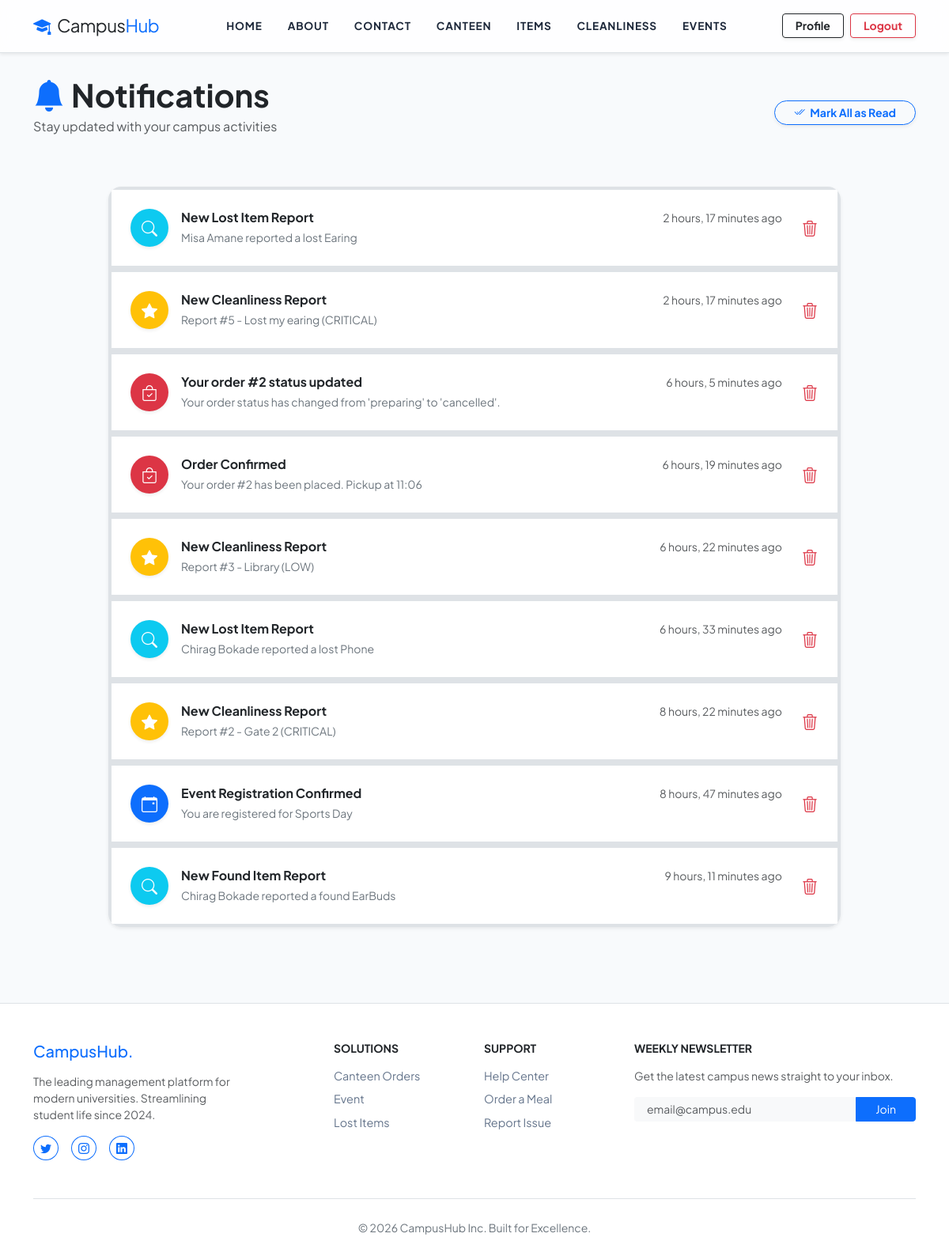
Screenshot of /notifications/?mark_read=1 (signed in) with the database file from the repository.
### notifications/models.py (models this page shows, shortened)
class Notification(models.Model):
    NOTIFICATION_TYPES = [
        ('order', 'Order Update'),
        ('event', 'Event Notification'),
        ('cleanliness', 'Cleanliness Report'),
        ('lost_found', 'Lost & Found'),
        ('general', 'General Announcement'),
    ]
    user = models.ForeignKey(User, on_delete=models.CASCADE)
    title = models.CharField(max_length=200)
    message = models.TextField()
    notification_type = models.CharField(max_length=20, choices=NOTIFICATION_TYPES)
    is_read = models.BooleanField(default=False)
    created_at = models.DateTimeField(auto_now_add=True)
    related_order = models.ForeignKey('canteen.FoodOrder', on_delete=models.SET_NULL, null=True, blank=True)
    related_event = models.ForeignKey('events.Event', on_delete=models.SET_NULL, null=True, blank=True)
    related_report = models.ForeignKey('cleanliness.CleanlinessReport', on_delete=models.SET_NULL, null=True, blank=True)
    related_item = models.ForeignKey('lostandfound.LostAndFound', on_delete=models.SET_NULL, null=True, blank=True)
    class Meta:
        app_label = 'notifications'
        ordering = ['-created_at']
        verbose_name = 'Notification'
        verbose_name_plural = 'Notifications'

### notifications/views.py (the view)
# urls.py: path('notifications/', include('notifications.urls')),
@login_required
def notifications(request):
    user_notifications = Notification.objects.filter(user=request.user)
    if request.GET.get('mark_read'):
        user_notifications.update(is_read=True)
    context = {
        'notifications': user_notifications,
    }
    return render(request, 'notifications/list.html', context)

### templates/notifications/list.html (shortened to what this page needs)
{% extends 'core/base.html' %}
{% load static %}
{% block content %}
<div class="container py-5">
    <div class="row mb-5 align-items-center g-3">
        <div class="col-md-8">
            <h1 class="fw-bolder mb-1">
                <i class="bi bi-bell-fill text-primary me-2"></i>Notifications
            </h1>
            <p class="text-muted">Stay updated with your campus activities</p>
        </div>
        <div class="col-md-4 text-md-end">
            {% if notifications %}
            <a href="?mark_read=1" class="btn btn-outline-primary rounded-pill fw-bold btn-sm px-4 shadow-sm">
                <i class="bi bi-check2-all me-1"></i> Mark All as Read
            </a>
            {% endif %}
        </div>
    </div>
    <div class="row">
        <div class="col-lg-10 mx-auto">
            {% if notifications %}
            <div class="card border-0 shadow-sm rounded-4 overflow-hidden">
                <div class="list-group list-group-flush">
                    {% for notification in notifications %}
                    <div
                        class="list-group-item p-4 border-start border-4
                                {% if not notification.is_read %}bg-primary bg-opacity-10 border-primary{% else %}bg-white border-transparent{% endif %}">
                        <div class="row align-items-center g-3">
                            <div class="col-auto">
                                <div class="rounded-circle d-flex align-items-center justify-content-center shadow-sm text-white
                                            {% if notification.notification_type == 'order' %}bg-danger
                                            {% elif notification.notification_type == 'event' %}bg-primary
                                            {% elif notification.notification_type == 'cleanliness' %}bg-warning
                                            {% elif notification.notification_type == 'lost_found' %}bg-info
                                            {% else %}bg-success{% endif %}" style="width: 48px; height: 48px;">
                                    <i class="bi
                                                {% if notification.notification_type == 'order' %}bi-bag-check
                                                {% elif notification.notification_type == 'event' %}bi-calendar-event
                                                {% elif notification.notification_type == 'cleanliness' %}bi-star-fill
                                                {% elif notification.notification_type == 'lost_found' %}bi-search
                                                {% else %}bi-info-circle{% endif %}
                                                fs-5"></i>
                                </div>
                            </div>
                            <div class="col">
                                <div class="d-flex justify-content-between align-items-start mb-1">
                                    <h6 class="mb-0 fw-bold {% if not notification.is_read %}text-primary{% endif %}">
                                        {{ notification.title }}
                                    </h6>
                                    <small class="text-muted small">
                                        {{ notification.created_at|timesince }} ago
                                    </small>
                                </div>
                                <p class="mb-0 text-secondary small">
                                    {{ notification.message }}
                                </p>
                            </div>
                            <div class="col-auto d-flex align-items-center gap-2">
                                <a href="{% url 'notifications:delete' notification.pk %}"
                                    class="btn btn-link text-danger p-0 ms-2"
                                    onclick="return confirm('Delete this notification?')" title="Delete">
                                    <i class="bi bi-trash3 fs-5"></i>
                                </a>
                            </div>
                        </div>
                    </div>
                    {% endfor %}
                </div>
            </div>
            {% endif %}
        </div>
    </div>
</div>
{% endblock %}

### static/css/base.css (style rules this page uses)
body { font-family: 'Plus Jakarta Sans', sans-serif; background-color: #f8fafc; overflow-x: hidden; }
.card { transition: all 0.3s cubic-bezier(0.165, 0.84, 0.44, 1); border: none; }

### rows the page displays
Notification: title "New Lost Item Report", created_at "2 hours, 17 minutes", message "Misa Amane reported a lost Earing"
Notification: title "New Cleanliness Report", created_at "2 hours, 17 minutes", message "Report #5 - Lost my earing (CRITICAL)"
Notification: title "Your order #2 status updated", created_at "6 hours, 5 minutes", message "Your order status has changed from 'preparing' to 'cancelled'."
Notification: title "Order Confirmed", created_at "6 hours, 19 minutes", message "Your order #2 has been placed. Pickup at 11:06"
Notification: title "New Cleanliness Report", created_at "6 hours, 22 minutes", message "Report #3 - Library (LOW)"
Notification: title "New Lost Item Report", created_at "6 hours, 33 minutes", message "Chirag Bokade reported a lost Phone"
Notification: title "New Cleanliness Report", created_at "8 hours, 22 minutes", message "Report #2 - Gate 2 (CRITICAL)"
Notification: title "Event Registration Confirmed", created_at "8 hours, 47 minutes", message "You are registered for Sports Day"
Notification: title "New Found Item Report", created_at "9 hours, 11 minutes", message "Chirag Bokade reported a found EarBuds"
